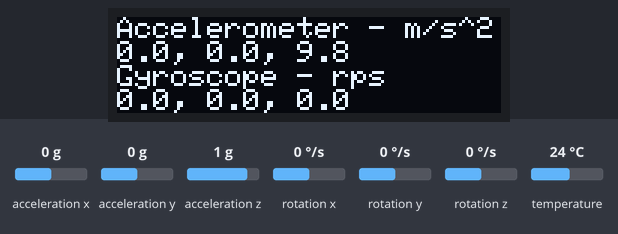
Recording of a sketch running on a simulated Arduino Uno, built with avr-gcc and run on an emulated ATmega328P. On the bench: 128×32 one-colour display. The inputs (shaded band) are chosen by the test bench; at power-on: acceleration x 0 g, acceleration y 0 g, acceleration z 1 g, rotation x 0 °/s, rotation y 0 °/s, rotation z 0 °/s, temperature 24 °C. The display library's start-up logo is not drawn; what the sketch prints to the serial monitor is not drawn.

Above: at 1.7 s.
1.8 s: acceleration x set to -1.4 g
At 2.5 s:
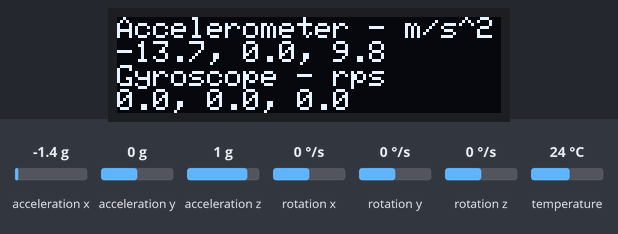
3.3 s: acceleration x set to 0.8 g
At 4.2 s:
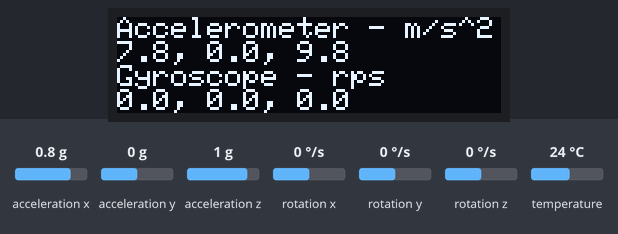
4.8 s: acceleration y set to -1.4 g
At 5.8 s:
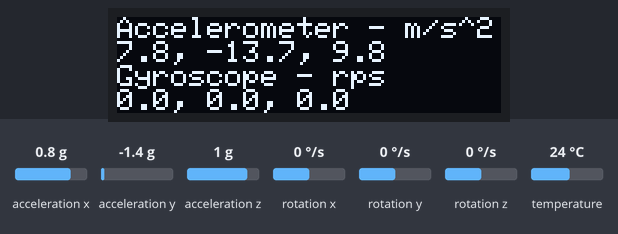
6.3 s: acceleration z set to -1.4 g
At 7.2 s:
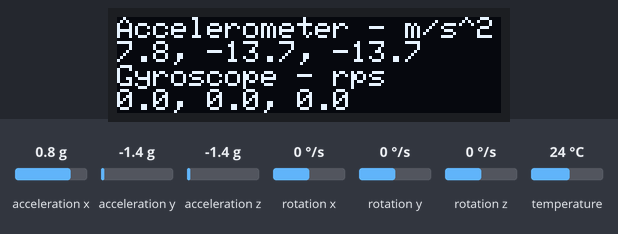
7.8 s: rotation x set to -192 °/s
At 9.0 s:
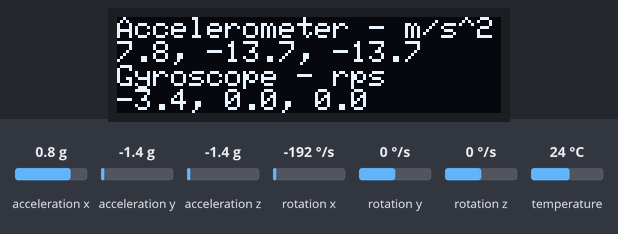
9.3 s: rotation y set to -192 °/s
At 10.1 s:
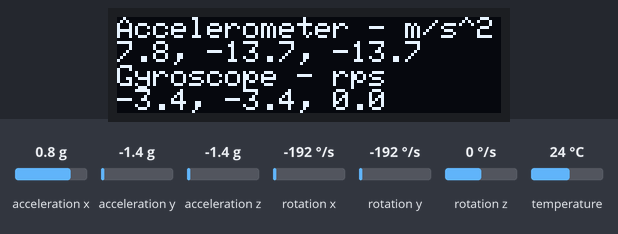
Timing chart, 0 to 11.8 s (numbered marks = the images above; inputs shaded):
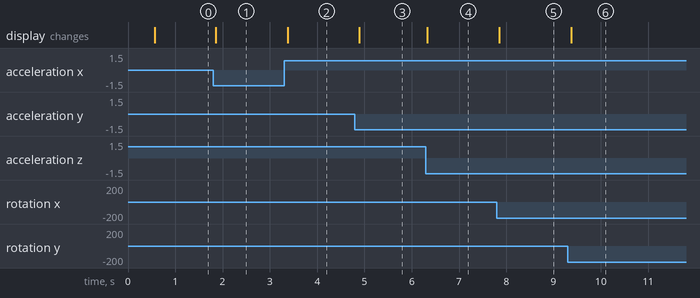

Measured:
- after the input at 1.8 s, the display: changes after 0.06 s (image 1)
- after the input at 3.3 s, the display: changes after 0.07 s (image 2)
- after the input at 4.8 s, the display: changes after 0.09 s (image 3)
- after the input at 6.3 s, the display: changes at once (image 4)
- after the input at 7.8 s, the display: changes after 0.05 s (image 5)
- after the input at 9.3 s, the display: changes after 0.08 s (image 6)

The sketch:

MPU6050_oled.ino
```cpp
#include <Adafruit_MPU6050.h>
#include <Adafruit_SSD1306.h>
#include <Adafruit_Sensor.h>

Adafruit_MPU6050 mpu;
Adafruit_SSD1306 display = Adafruit_SSD1306(128, 32, &Wire);

void setup() {
  Serial.begin(115200);
  // while (!Serial);
  Serial.println("MPU6050 OLED demo");

  if (!mpu.begin()) {
    Serial.println("Sensor init failed");
    while (1)
      yield();
  }
  Serial.println("Found a MPU-6050 sensor");

  // SSD1306_SWITCHCAPVCC = generate display voltage from 3.3V internally
  if (!display.begin(SSD1306_SWITCHCAPVCC, 0x3C)) { // Address 0x3C for 128x32
    Serial.println(F("SSD1306 allocation failed"));
    for (;;)
      ; // Don't proceed, loop forever
  }
  display.display();
  delay(500); // Pause for 2 seconds
  display.setTextSize(1);
  display.setTextColor(WHITE);
  display.setRotation(0);
}

void loop() {
  sensors_event_t a, g, temp;
  mpu.getEvent(&a, &g, &temp);

  display.clearDisplay();
  display.setCursor(0, 0);

  Serial.print("AccX:");
  Serial.print(a.acceleration.x, 1);
  Serial.print(",AccY:");
  Serial.print(a.acceleration.y, 1);
  Serial.print(",AccZ:");
  Serial.print(a.acceleration.z, 1);

  Serial.print(",GyroX:");
  Serial.print(g.gyro.x, 1);
  Serial.print(",GyroY:");
  Serial.print(g.gyro.y, 1);
  Serial.print(",GyroZ:");
  Serial.print(g.gyro.z, 1);
  Serial.println("");


  display.println("Accelerometer - m/s^2");
  display.print(a.acceleration.x, 1);
  display.print(", ");
  display.print(a.acceleration.y, 1);
  display.print(", ");
  display.print(a.acceleration.z, 1);
  display.println("");

  display.println("Gyroscope - rps");
  display.print(g.gyro.x, 1);
  display.print(", ");
  display.print(g.gyro.y, 1);
  display.print(", ");
  display.print(g.gyro.z, 1);
  display.println("");

  display.display();
  delay(50);
}
```
